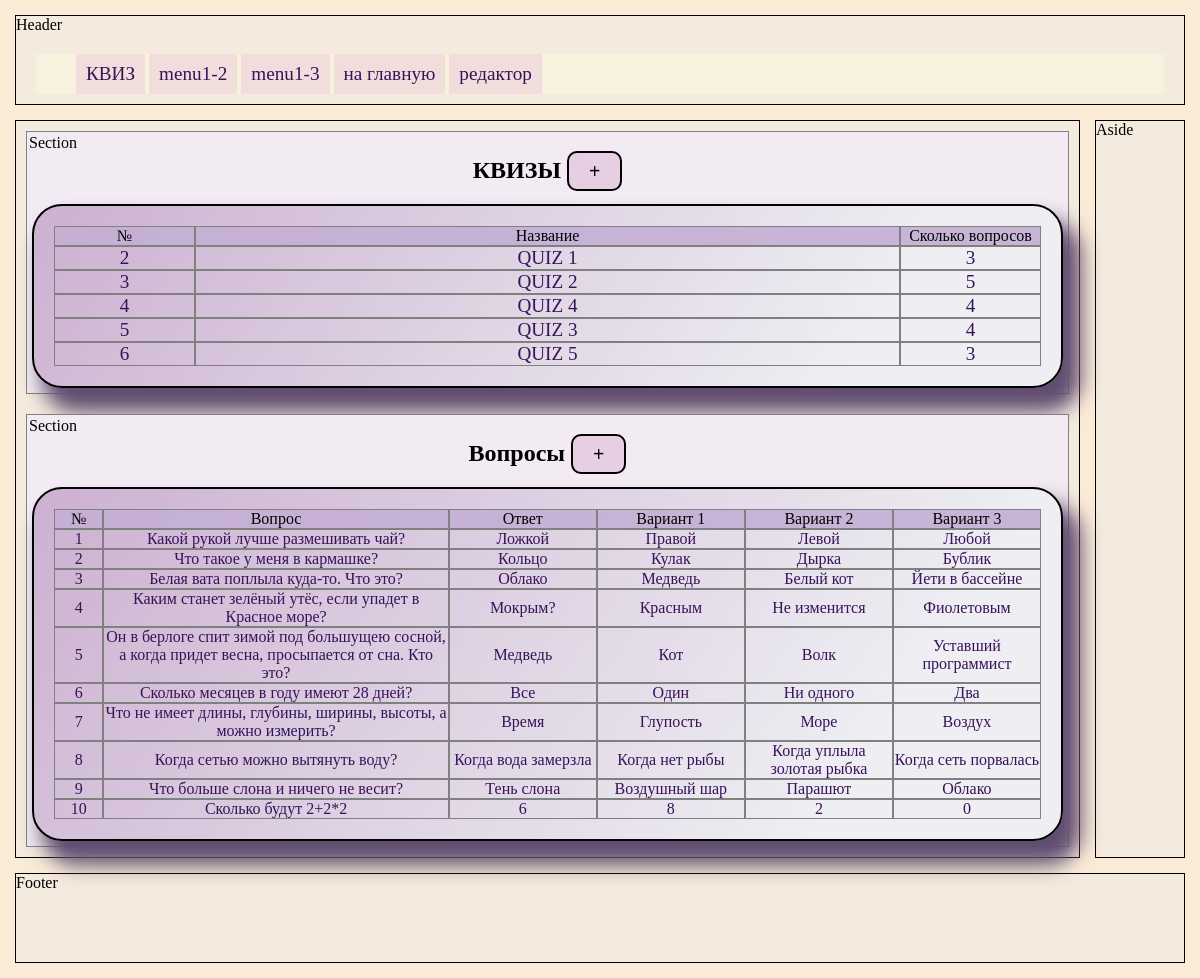
The page /quizes_view/ on the database its author committed.
### models.py (models this page shows, shortened)
class Quiz(db.Model):
    id = db.Column(db.Integer, primary_key = True)
    name = db.Column(db.String(100))
    user_id = db.Column(db.Integer, db.ForeignKey('user.id'))

class Question(db.Model):
    id = db.Column(db.Integer, primary_key = True)
    question = db.Column(db.String(250), nullable=False)
    answer = db.Column(db.String(100), nullable=False)
    wrong1 = db.Column(db.String(100), nullable=False)
    wrong2 = db.Column(db.String(100), nullable=False)
    wrong3 = db.Column(db.String(100), nullable=False)
    quiz = db.relationship(
                'Quiz',
                secondary=quiz_question, backref = 'question')

### main.py (the view, shortened to what this page needs)
@app.route('/quizes_view/', methods = ['POST', 'GET'])
def view_quiz_edit():
    quizes = Quiz.query.all()
    questions = Question.query.all()
    return render_template('quizes_view.html',
                           html_config = html_config,
                           quizes = quizes,
                           questions = questions,
                           len = len)

### templates/quizes_view.html (shortened to what this page needs)
{% extends "base.html" %}
{% block main_menu %}
    {{ super() }}
    {% include 'quiz_menu.html' %}
{% endblock %}
{% block content1_head %}
    <h2>КВИЗЫ <a class="button" href="#modal1">+</a></h2>
{% endblock %}
{% block content1 %}
    <div class="quizes quiz_form">
        <div class="quiz-row quiz-hrow">
            <div class="quiz-col">№</div>
            <div class="quiz-col">Название</div>
            <div class="quiz-col">Сколько вопросов</div>
        </div>
        {% for q in quizes %}
        <a href="/quiz_edit/{{q.id}}">
            <div class="quiz-row">
                <div class="quiz-col">{{ loop.index+1 }}</div>
                <div class="quiz-col">{{ q.name }}</div>
                <div class="quiz-col">{{ len(q.question) }}</div>
            </div>
        </a>
        {% endfor %}
    </div>
{% endblock %}
{% block content2_head %}
    <h2>Вопросы  <a class="button" href="#modal2">+</a></h2>
{% endblock %}
{% block content2 %}
<div class="questions quiz_form">
    {% include 'form_questions_tab.html' %}
</div>
{% endblock %}

### templates/base.html (shortened to what this page needs)
<!DOCTYPE html>
<html lang="en">
<head>
    <link rel="stylesheet" href="{{ url_for('static', filename='main.css') }}">
    <link rel="stylesheet" href="{{ url_for('static', filename='quiz.css') }}">
</head>
<body>
    <header >Header
        <nav>
            <ul class="main-menu">
                {% block main_menu %}
                <li><a href="/quiz/">КВИЗ</a></li>
                <li><a href="">menu1-2</a></li>
                <li><a href="">menu1-3</a></li>
                {% endblock %}
            </ul>
        </nav>
    </header>
    <main>
        <section class="info">
            <p class="base-info">Section</p>
            {% block content1_head %}{% endblock %}
            {% block content1 %}{% endblock %}
        </section>
        <section class="content">
            <p class="base-info">Section</p>
            {% block content2_head %}
            {% endblock %}
            {% block content2 %}{% endblock %}
    </section>
    </main>
    <aside>Aside</aside>
    <footer>Footer</footer>
</body>
</html>

### templates/quiz_menu.html
{% block main_menu %}
    <li> <a href="/"> на главную </a></li>
    {% if html_config['admin'] %}
    <li> <a href="/quizes_view/"> редактор </a></li>
    {% endif %}
{% endblock %}

### templates/form_questions_tab.html (shortened to what this page needs)
<div class="question-row question-hrow">
    <div class="quiz-col">№</div>
    <div class="quiz-col">Вопрос</div>
    <div class="quiz-col">Ответ</div>
    <div class="quiz-col">Вариант 1</div>
    <div class="quiz-col">Вариант 2</div>
    <div class="quiz-col">Вариант 3</div>
</div>
{% for q in questions %}
<a href="/question_edit/{{q.id}}">
    <div class="question-row">
        <div class="quiz-col">
            {{ loop.index }}
        </div>
        <div class="quiz-col">{{ q.question }}</div>
        <div class="quiz-col">{{ q.answer }}</div>
        <div class="quiz-col">{{ q.wrong1 }}</div>
        <div class="quiz-col">{{ q.wrong2 }}</div>
        <div class="quiz-col">{{ q.wrong3 }}</div>
    </div>
</a>
{% endfor %}

### static/main.css (style rules this page uses)
* { box-sizing: border-box; }
body { min-height: 100vh; margin: auto; padding: 10px; background-color: antiquewhite; width: 100vw; max-width: 1200px; display: grid; grid-template-columns: 1fr 100px; grid-template-rows: 100px 1fr 100px; gap: 5px; }
a { text-decoration: none; color: rgb(55, 19, 89); font-size: 1.2rem; }
.main-menu > li { display: inline-block; padding: 9px 10px; background-color:#e4b0db54; transition: 500ms; }
header, footer { grid-column: 1/3; }
main { grid-column: 1/2; display: grid; }
aside { grid-row: 2/3; grid-column: 2/3; }
header, main, aside, footer { background-color: rgb(245, 234, 222); border: 1px solid; margin: 5px; transition: all 100ms linear; }
section { position: relative; margin: 10px; padding: 5px; border: 1px solid gray; background-color: rgb(242, 235, 243); display: grid; justify-items: center; align-content: center; }
.main-menu { margin: 20px; background-color: rgb(247, 242, 221); }
h2 { text-align: center; }
.base-info { position: absolute; left: 0; top: 0; margin: 2px; }

### static/quiz.css (style rules this page uses)
.quiz_form { display: block; background: linear-gradient(153deg, #e9f2f375 20%, #7531807a); border-radius: 30px; border: 2px solid; box-shadow: 14px 20px 20px 4px #614d6f; text-align: center; min-width: 500px; max-width: 100%; background: linear-gradient(305deg, #e9f2f375 20%, #a371ab7a); padding: 20px; }
.button { font-size: 20px; border-radius: 10px; padding: 10px 15px 10px 15px; background-color: #c785b747; transition: all 450ms ease-out; }
.button { margin-top: 20px; font-size: 20px; border-radius: 10px; padding: 2px 15px 2px 15px; background-color: #c785b747; transition: all 250ms ease-out; text-decoration: none; border: 2px solid black; padding: 7px 20px 7px 20px; color:black; }
.quizes, .questions { display: grid; grid-template-rows: 1fr; width: 100%; }
.quiz-row { display: grid; grid-template-columns: 1fr 5fr 1fr; transition: all 200ms; }
.question-row { display: grid; grid-template-columns: 5% 35% repeat(4, 15%); transition: all 200ms; }
.quiz-col { display: grid; border:1px solid gray; align-items: center; overflow: hidden; }
.question-hrow, .quiz-hrow { background-color: #c5b0d4eb; }
.questions a { font-size: 16px; }

### rows shown on the page
Quiz: name "QUIZ 1", question "3"
Quiz: name "QUIZ 2", question "5"
Quiz: name "QUIZ 4", question "4"
Quiz: name "QUIZ 3", id "4"
Quiz: name "QUIZ 5", question "3"
Question: question "Какой рукой лучше размешивать чай?", answer "Ложкой", wrong1 "Правой", wrong2 "Левой", wrong3 "Любой"
Question: question "Что такое у меня в кармашке?", answer "Кольцо", wrong1 "Кулак", wrong2 "Дырка", wrong3 "Бублик"
Question: question "Белая вата поплыла куда-то. Что это?", answer "Облако", wrong1 "Медведь", wrong2 "Белый кот", wrong3 "Йети в бассейне"
Question: question "Каким станет зелёный утёс, если упадет в Красное море?", answer "Мокрым?", wrong1 "Красным", wrong2 "Не изменится", wrong3 "Фиолетовым"
Question: question "Он в берлоге спит зимой под большущею сосной, а когда придет весна, просыпается от сна. Кто это?", answer "Медведь", wrong1 "Кот", wrong2 "Волк", wrong3 "Уставший программист"
Question: question "Сколько месяцев в году имеют 28 дней?", answer "Все", wrong1 "Один", wrong2 "Ни одного", wrong3 "Два"
Question: question "Что не имеет длины, глубины, ширины, высоты, а можно измерить?", answer "Время", wrong1 "Глупость", wrong2 "Море", wrong3 "Воздух"
Question: question "Когда сетью можно вытянуть воду?", answer "Когда вода замерзла", wrong1 "Когда нет рыбы", wrong2 "Когда уплыла золотая рыбка", wrong3 "Когда сеть порвалась"
Question: question "Что больше слона и ничего не весит?", answer "Тень слона", wrong1 "Воздушный шар", wrong2 "Парашют", wrong3 "Облако"
Question: question "Сколько будут 2+2*2", answer "6", wrong1 "8", wrong2 "2", wrong3 "0"
